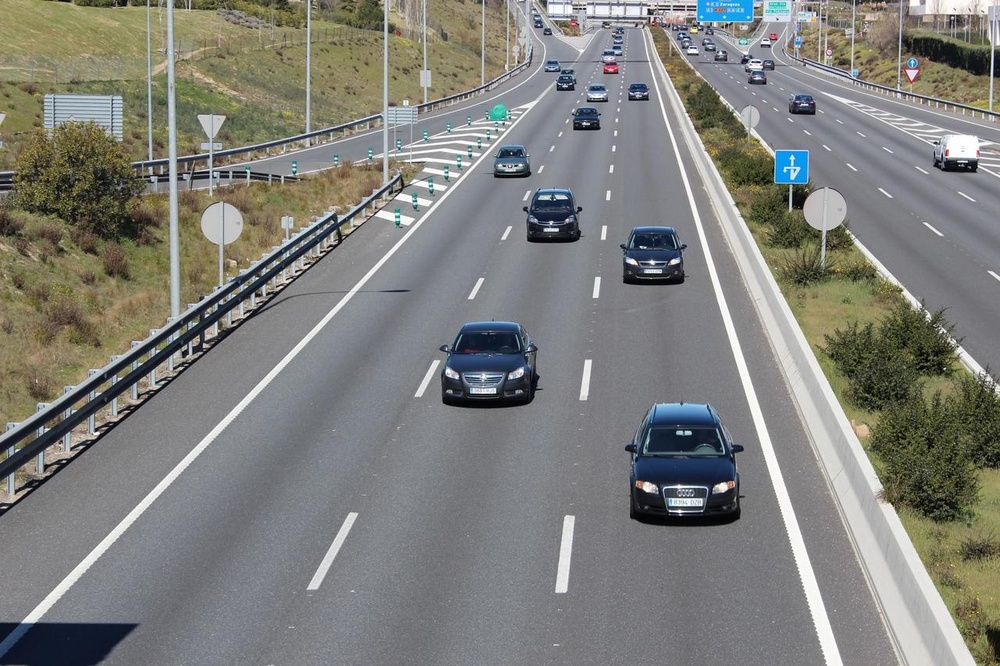
#> input picture aidguide_04_ws/src/aidguide_04_imagenes_coches/WhatsApp Image 2025-05-07 at 13.39.03 (1).jpeg, 1000 x 666 px, shrunk from 1280 x 853 before the run; its folder holds only this picture in this run
$ python -i image_processor.py   (imports and definitions only)
#> lines starting #> are read from the running program, lines starting #| are printed output that depends on the picture; after the words box and inside, x2 and y2 are one past the last pixel; in counts of white or black regions, pixels touching at a corner belong together
#!/usr/bin/env python3
# -*- coding: utf-8 -*-

"""
Procesador de imágenes con OpenCV para detectar contornos en diferentes categorías de imágenes.

Este script toma imágenes de la carpeta public/senyales y detecta contornos.
Guarda las imágenes procesadas en carpetas específicas dentro de public según su categoría.
"""

import cv2
import os
import numpy as np
import shutil
from pathlib import Path

# Rutas de directorios
BASE_DIR = os.path.dirname(os.path.abspath(__file__))
PUBLIC_DIR = os.path.join(BASE_DIR, "aidguide_04_web", "public")
SENYALES_DIR = os.path.join(PUBLIC_DIR, "senyales")

# Categorías y sus directorios de destino
CATEGORIES = {
    "traffic": "señales_trafico",
    "people": "personas",
    "bus": "paradas_bus",
    "crosswalk": "pasos_peatones",
    "construction": "obras",
    "road-closed": "calles_cortadas"
}

# [9 lines left out: function create_directories, not called in this run]

def detect_contours(image_path, output_path):
    """
    Detecta los contornos en una imagen usando el algoritmo de Canny y guarda la imagen resultante.

    Args:
        image_path (str): Ruta a la imagen de origen
        output_path (str): Ruta donde guardar la imagen con contornos

    Returns:
        bool: True si se procesó correctamente, False en caso contrario
    """
#> called with output_path = 'out.png'
    try:
        # Cargar la imagen
        img = cv2.imread(image_path)
#> img is the input picture: shape (666, 1000, 3); mean B, G, R 122.6, 127.2, 127.1
        if img is None:
            print(f"No se pudo cargar la imagen: {image_path}")
            return False

        # Convertir a escala de grises
        img_gray = cv2.cvtColor(img, cv2.COLOR_BGR2GRAY)
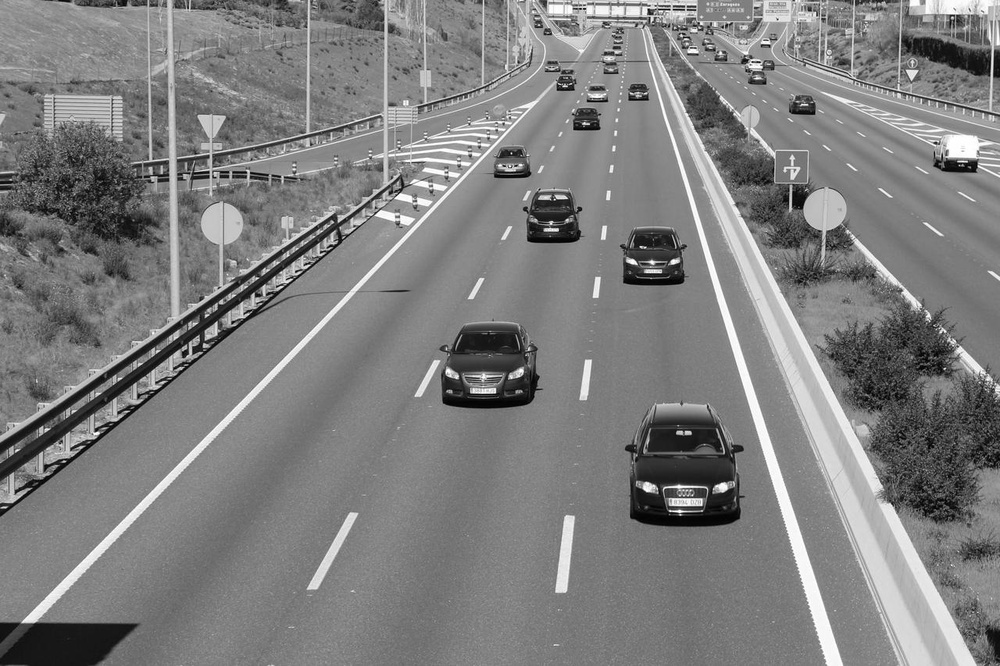
#> img_gray: shape (666, 1000); min 0, max 255, mean 126.7

        # Aplicar suavizado Gaussiano para reducir ruido
        img_blur = cv2.GaussianBlur(img_gray, (5, 5), 0)

        # Aplicar algoritmo de Canny para detección de bordes
        # Los umbrales 50 y 150 son valores comunes, pero pueden ajustarse
        edges = cv2.Canny(img_blur, 50, 150)
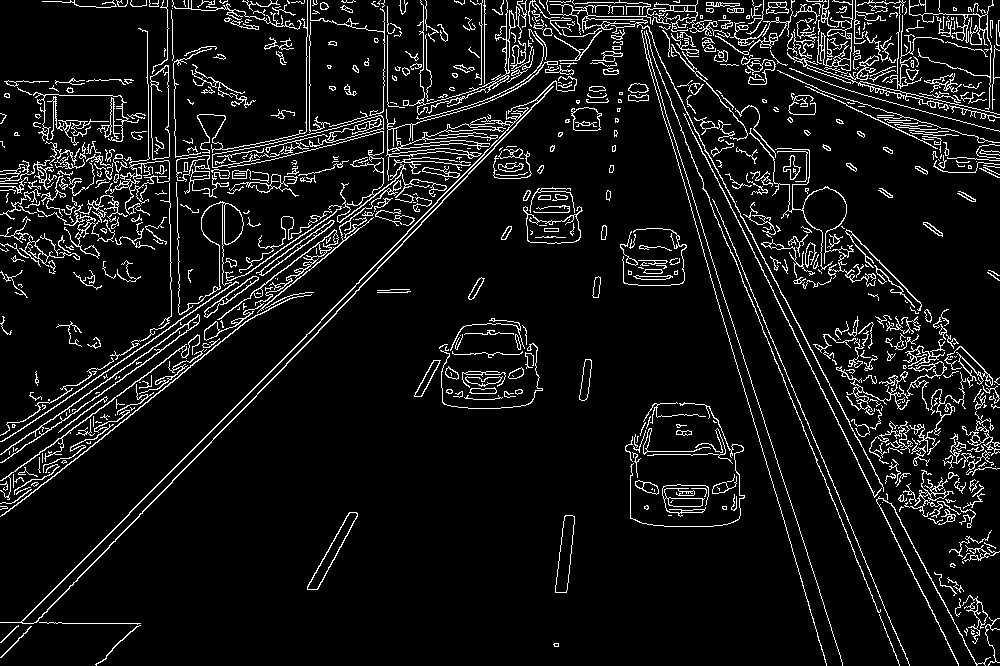
#> edges: shape (666, 1000); 8.2% white in thin lines or dots

        # Dilatación para mejorar la visibilidad de los bordes
        kernel = np.ones((3, 3), np.uint8)
        edges = cv2.dilate(edges, kernel, iterations=1)
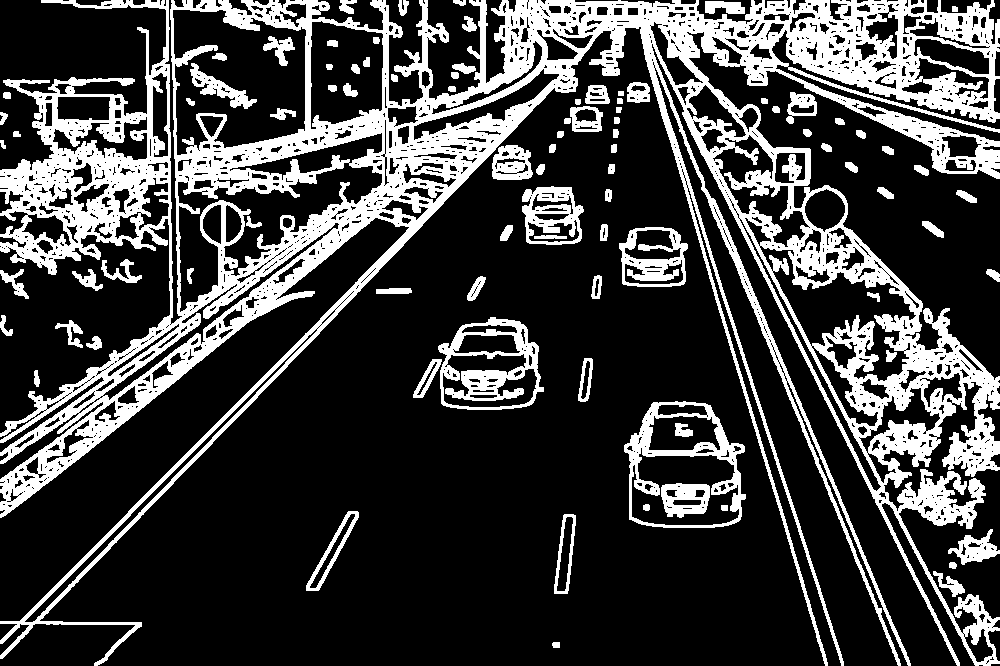
#> edges: shape (666, 1000); 24.9% white; 91 white regions

        # Encontrar contornos a partir de los bordes detectados
        contornos, jerarquia = cv2.findContours(edges, cv2.RETR_EXTERNAL, cv2.CHAIN_APPROX_SIMPLE)
#> contornos = 70 contours; largest, box (x1, y1, x2, y2) and area: (0, 0, 1000, 666) 219118, (624, 401, 746, 528) 12316, (438, 317, 544, 410) 7692, (619, 227, 688, 287) 3431, (522, 186, 584, 245) 2916; jerarquia = 70 rows, first 6: [1, -1, -1, -1], [2, 0, -1, -1], [3, 1, -1, -1], [4, 2, -1, -1], [5, 3, -1, -1], [6, 4, -1, -1]

        # Crear una imagen en color para mostrar los contornos
        img_contornos = img.copy()

        # Dibujar contornos en la imagen original
        cv2.drawContours(img_contornos, contornos, -1, (0, 165, 255), 2)
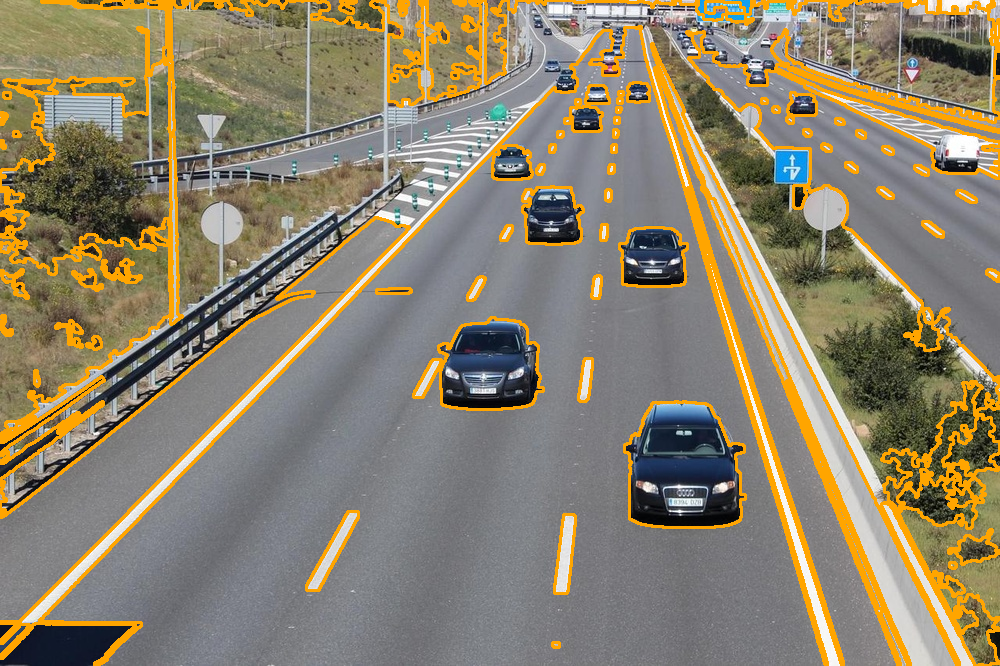
#> img_contornos: shape (666, 1000, 3); 11.31% of pixels changed, all inside (x1, y1, x2, y2) = (0, 0, 1000, 666)

        # Guardar la imagen con contornos
        cv2.imwrite(output_path, img_contornos)
        print(f"Imagen procesada con Canny guardada en: {output_path}")

        return True
    except Exception as e:
        print(f"Error al procesar la imagen {image_path}: {str(e)}")
        return False

# [68 lines left out: functions classify_image, process_images, main, not called in this run]

# [2 lines not run here, left out]

>>> result = detect_contours('aidguide_04_imagenes_coches/WhatsApp Image 2025-05-07 at 13.39.03 (1).jpeg', 'out.png')

$ run again, on aidguide_04_ws/src/aidguide_04_imagenes_coches/WhatsApp Image 2025-05-07 at 13.39.03.jpeg
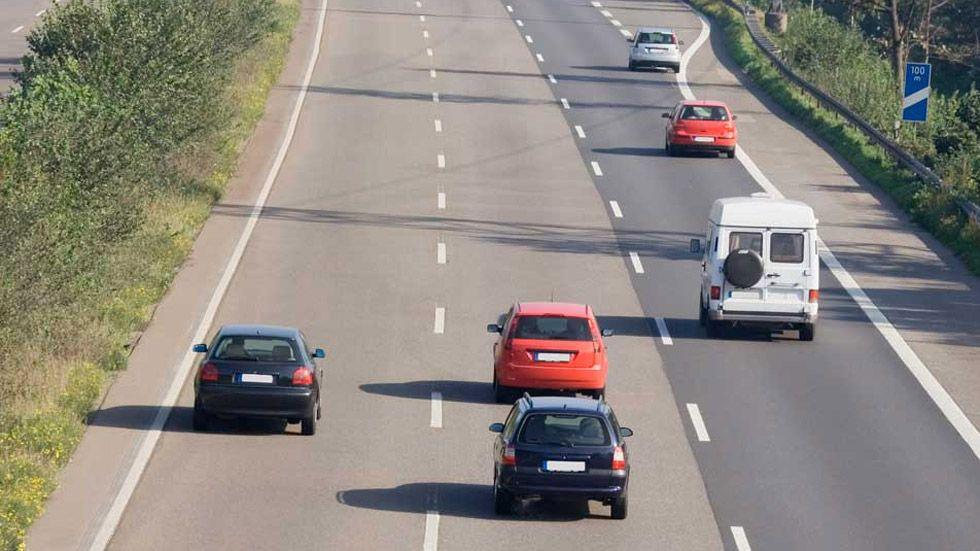
#> input picture aidguide_04_ws/src/aidguide_04_imagenes_coches/WhatsApp Image 2025-05-07 at 13.39.03.jpeg, 980 x 551 px
#> in detect_contours, img is the input picture: shape (551, 980, 3); mean B, G, R 128, 135, 140.4
#> in detect_contours, `edges = cv2.dilate(edges, kernel, iterations=1)`:
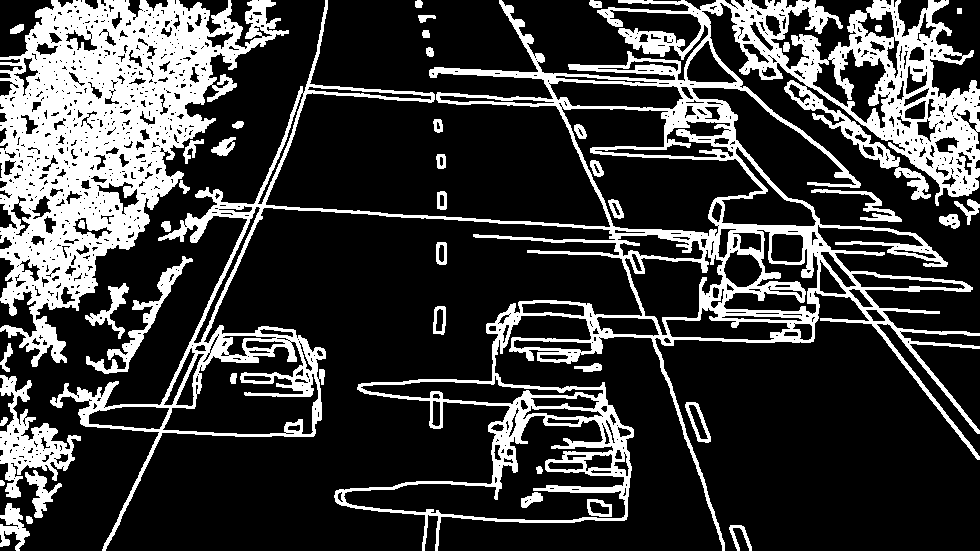
#> edges: shape (551, 980); 24% white; 44 white regions
#> contornos = 35 contours, 1 with area under 20; largest, box (x1, y1, x2, y2) and area: (50, 0, 980, 551) 141749, (0, 0, 289, 367) 50654, (0, 375, 81, 498) 3430, (86, 256, 193, 374) 1468, (0, 503, 30, 551) 618; jerarquia = 35 rows, first 6: [1, -1, -1, -1], [2, 0, -1, -1], [3, 1, -1, -1], [4, 2, -1, -1], [5, 3, -1, -1], [6, 4, -1, -1]
#> in detect_contours, `cv2.drawContours(img_contornos, contornos, -1, (0, 165, 255), 2)`:
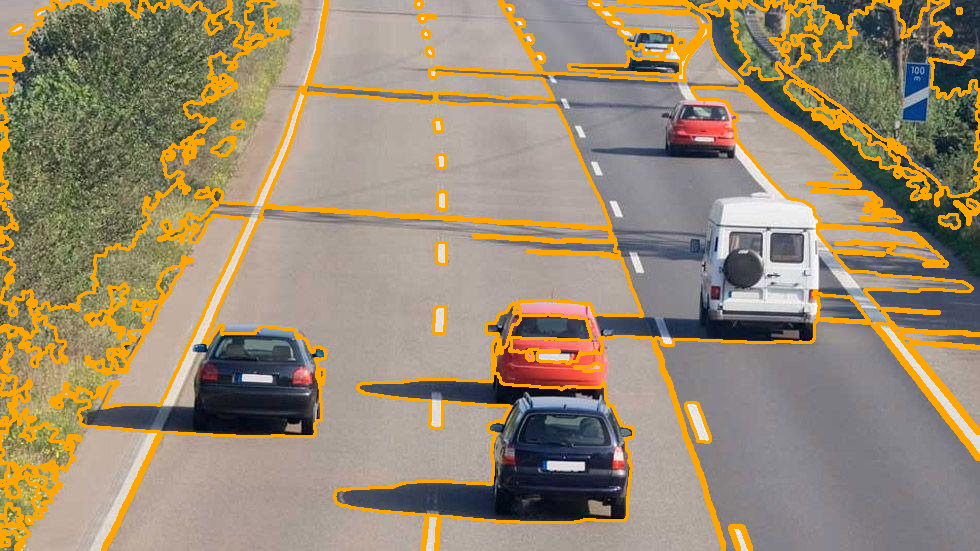
#> img_contornos: shape (551, 980, 3); 11.91% of pixels changed, all inside (x1, y1, x2, y2) = (0, 0, 980, 551)
